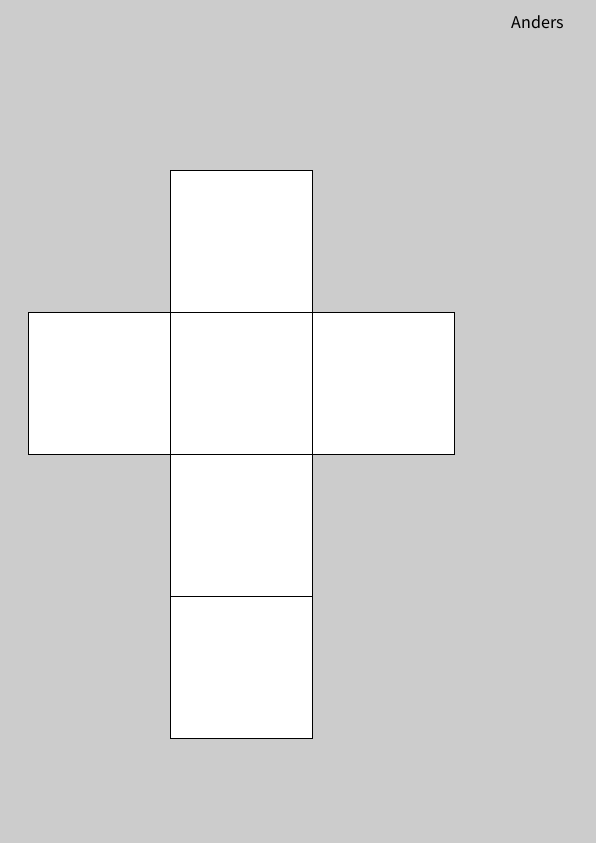
Frame 1 (no input)
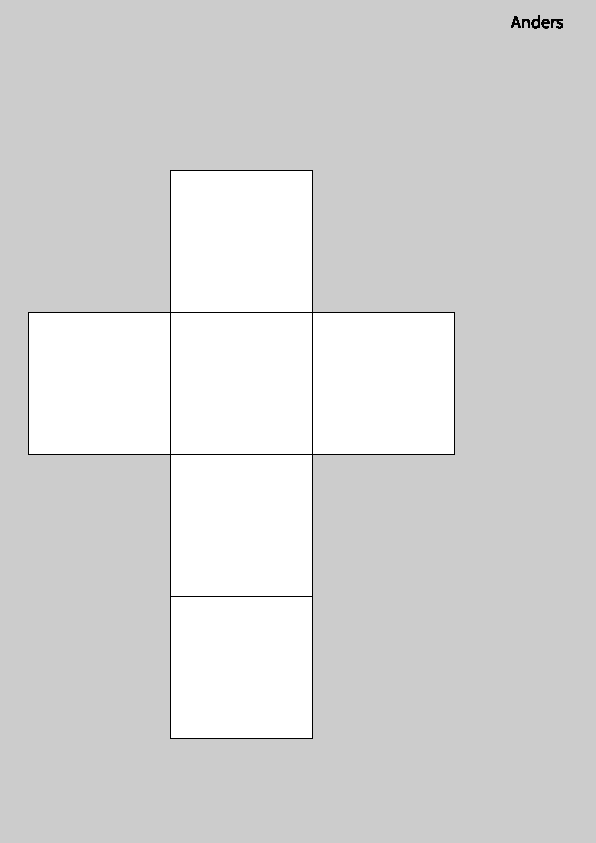
Frame 60 (the mouse pressed at the canvas centre just before this capture)
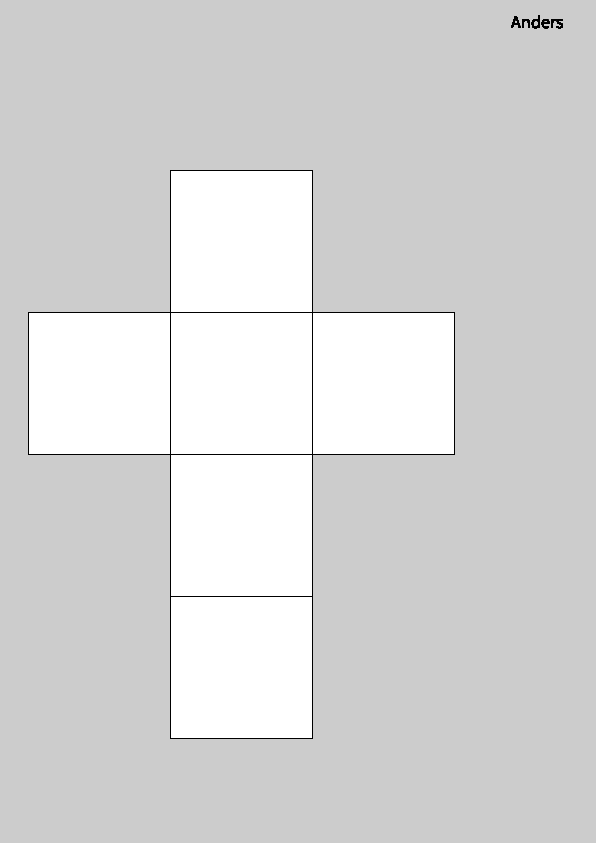
Frame 120 (the mouse held since frame 60 and released just before this capture)

The Processing sketch that drew these frames (run headless with seeded random() and noise(); from frame 60 on, the mouse is pressed at the canvas centre):

// Processing sketch: sketch_oppgave2_terning1
// ── sketch_oppgave2_terning1.pde
void makeA4(String name)
{
  float sfactor = 28.4; // pixels per centimeter
  scale(sfactor,sfactor);
  strokeWeight(1/sfactor);
  textSize(18/sfactor);
  fill(0);
  textAlign(RIGHT);
  text(name,20,1);
  textAlign(LEFT);
  fill(255);
}

void draw()
{
  makeA4("Anders");
  translate(1,1);
  drawDice();
}

void setup()
{
  size(596,843);
  frameRate(30);
}

void drawDice()
{
  translate(5,5);
  rect(0,0,5,5);
  translate(0,5);
  rect(0,0,5,5);
  translate(-5,0);
  rect(0,0,5,5);
  translate(10,0);
  rect(0,0,5,5);
  translate(-5,5);
  rect(0,0,5,5);
  translate(0,5);
  rect(0,0,5,5);
}
